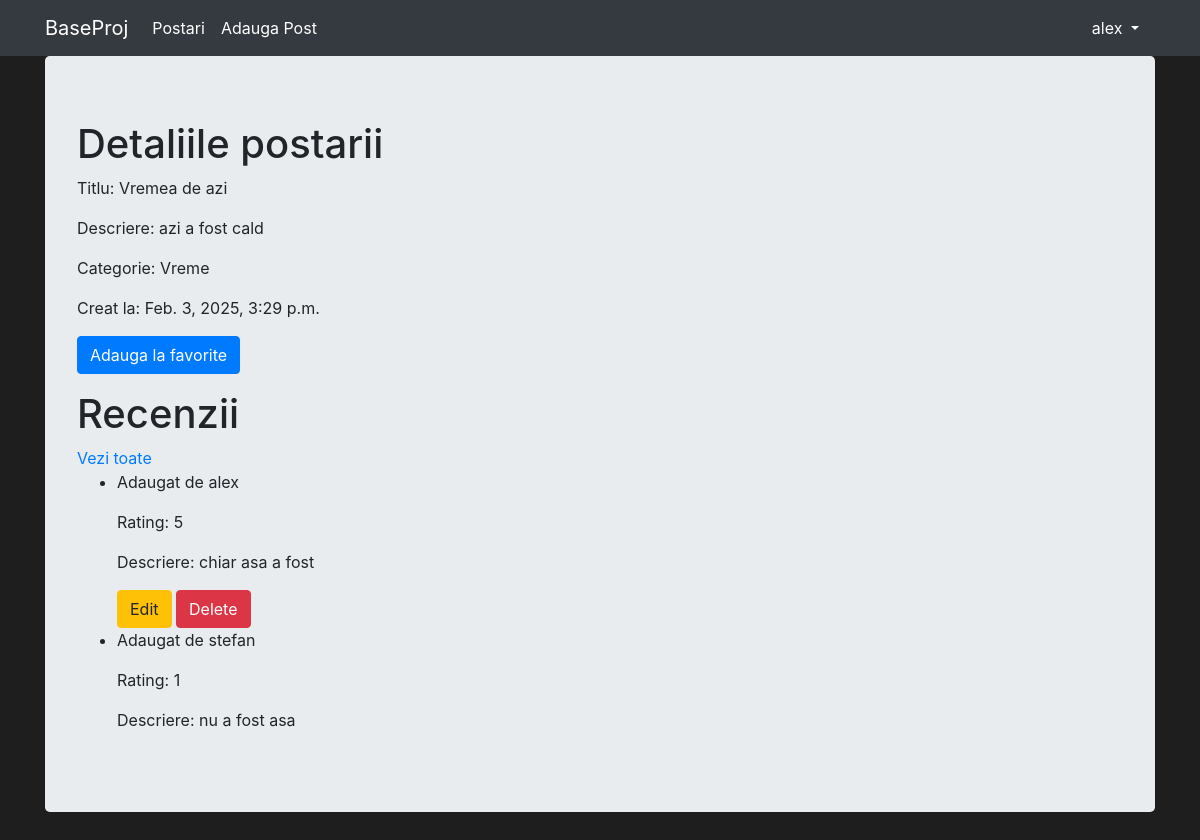
Page /posts/1 (signed in) on the committed database.
### posts/models.py (models this page shows, shortened)
class Post(Model):
    title = CharField(max_length=128)
    description = TextField()
    category = ForeignKey(Category, on_delete=DO_NOTHING)
    created = DateTimeField(auto_now_add=True)
    publications = ManyToManyField(Publicatie)

class Category(Model):
    class Meta:
        verbose_name_plural = 'Categories'
    title = CharField(max_length=128)
    description = TextField()

class Review(Model):
    rating = IntegerField()
    description = CharField(max_length=200, blank=True, null=True)
    post = ForeignKey(Post, on_delete=CASCADE)
    user = ForeignKey(User, on_delete=CASCADE)
    created = DateTimeField(auto_now_add=True)

### posts/views.py (the view)
# urls.py: path('posts/<pk>', post_detail_view, name='posts-detail'),
def post_detail_view(request, pk):
    post = Post.objects.get(pk=pk)
    reviews = Review.objects.filter(post=post).order_by('-pk')[:3]
    user_already_reviewed = False
    for review in reviews:
        if review.user == request.user:
            user_already_reviewed = True
    return render(
        request,
        'posts_detail.html',
        context={
            'object': post,
            'reviews': reviews,
            'user_already_reviewed': user_already_reviewed
        }
    )

### posts/templates/posts_detail.html (shortened to what this page needs)
{% extends 'base.html' %}
{% block content %}
<h1>Detaliile postarii</h1>
<p>Titlu: {{ object.title }}</p>
<p>Descriere: {{ object.description }}</p>
<p>Categorie: {{ object.category.title }}</p>
<p>Creat la: {{ object.created }}</p>
{% if user.is_authenticated %}
<form method="post" action="{% url 'add-post-to-user' object.id %}">
    <button type="submit" class="btn btn-primary">Adauga la favorite</button>
</form>
{% endif %}
<div>
    <h1>Recenzii</h1>
    <a href="{% url 'reviews' object.pk %}">Vezi toate</a>
    <ul>
        {% for review in reviews %}
        <li>
            <p>Adaugat de {{ review.user.username }}</p>
            <p>Rating: {{ review.rating }}</p>
            <p>Descriere: {{ review.description }}</p>
            {% if review.user == user %}
                <a class="btn btn-warning" href="{% url 'edit-review' review.pk %}">Edit</a>
                <a class="btn btn-danger" href="{% url 'delete-review' review.pk %}">Delete</a>
            {% endif %}
        </li>
        {% endfor %}
    </ul>
</div>
{% endblock %}

### posts/templates/base.html (shortened to what this page needs)
{% load static %}
<html {% if LANGUAGE_CODE %}lang="{{ LANGUAGE_CODE }}" {% endif %}>
<head>
    <link rel="stylesheet" href="https://stackpath.bootstrapcdn.com/bootstrap/4.2.1/css/bootstrap.min.css"
>
    <link rel="stylesheet" href="{% static 'index.css' %}">
</head>
<body>
<nav class="navbar navbar-expand-lg navbar-dark bg-dark">
    <div class="container fixed">
        <a class="navbar-brand" href="/">BaseProj</a>
        <div class="collapse navbar-collapse" id="navbarNavAltMarkup">
            <div class="navbar-nav">
                <a class="nav-item nav-link active" href="{% url 'posts-page' %}">
                    Postari
                </a>
                <a class="nav-item nav-link active" href="{% url 'posts-create' %}">
                    Adauga Post
                </a>
            </div>
        </div>
        <div class="nav-item dropdown">
            {% if user.is_authenticated %}
            <a class="nav-link dropdown-toggle text-white" href="#" data-toggle="dropdown">
                {{ user.username }}
            </a>
            {% endif %}
        </div>
    </div>
</nav>
<div class="container">
    <div class="jumbotron">
        {% block content %}{% endblock %}
    </div>
</div>
</body>
</html>

### posts/static/index.css (style rules this page uses)
body { background-color: #1e1e1e; }

### rows in the picture
Post: title "Vremea de azi", description "azi a fost cald", category "Vreme", created "Feb. 3, 2025, 3:29 p.m."
Review: user.username "alex", rating "5", description "chiar asa a fost", shows "Edit"
Review: user.username "stefan", rating "1", description "nu a fost asa"

### other values in the picture
{{ user.username }} "alex"
